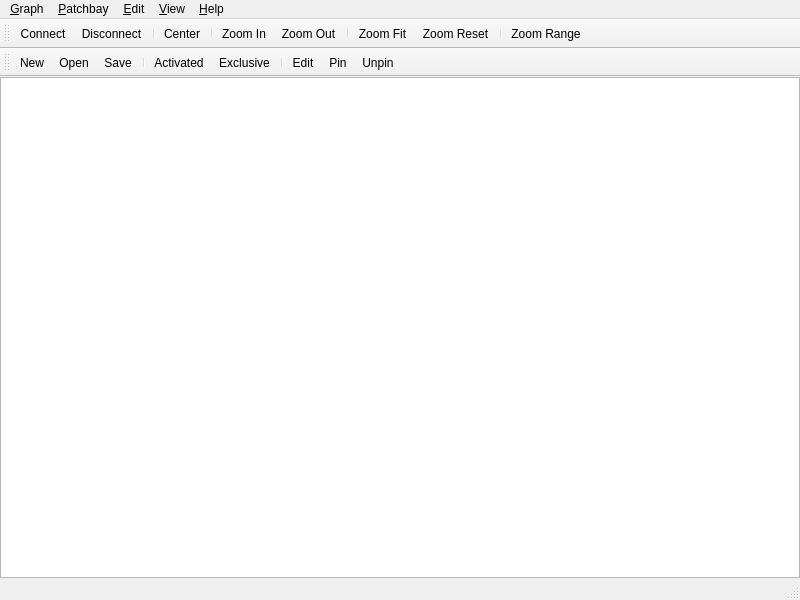
<?xml version="1.0" encoding="UTF-8"?>
<ui version="4.0">
 <author>rncbc aka Rui Nuno Capela</author>
 <comment>qpwgraph - A PipeWire Graph Qt GUI Interface

   Copyright (C) 2021-2025, rncbc aka Rui Nuno Capela. All rights reserved.

   This program is free software; you can redistribute it and/or
   modify it under the terms of the GNU General Public License
   as published by the Free Software Foundation; either version 2
   of the License, or (at your option) any later version.

   This program is distributed in the hope that it will be useful,
   but WITHOUT ANY WARRANTY; without even the implied warranty of
   MERCHANTABILITY or FITNESS FOR A PARTICULAR PURPOSE.  See the
   GNU General Public License for more details.

   You should have received a copy of the GNU General Public License along
   with this program; if not, write to the Free Software Foundation, Inc.,
   51 Franklin Street, Fifth Floor, Boston, MA 02110-1301 USA.

 </comment>
 <class>qpwgraph_main</class>
 <widget class="QMainWindow" name="qpwgraph_main">
  <property name="geometry">
   <rect>
    <x>0</x>
    <y>0</y>
    <width>800</width>
    <height>600</height>
   </rect>
  </property>
  <property name="windowTitle">
   <string>qpwgraph</string>
  </property>
  <property name="windowIcon">
   <iconset resource="qpwgraph.qrc">:/images/qpwgraph.svg</iconset>
  </property>
  <widget class="QWidget" name="MainCentralWidget">
   <layout class="QVBoxLayout">
    <property name="margin">
     <number>0</number>
    </property>
    <property name="spacing">
     <number>0</number>
    </property>
    <item>
     <widget class="qpwgraph_canvas" name="graphCanvas"/>
    </item>
   </layout>
  </widget>
  <widget class="QStatusBar" name="StatusBar"/>
  <widget class="QMenuBar" name="MenuBar">
   <property name="geometry">
    <rect>
     <x>0</x>
     <y>0</y>
     <width>800</width>
     <height>20</height>
    </rect>
   </property>
   <widget class="QMenu" name="graphMenu">
    <property name="title">
     <string>&amp;Graph</string>
    </property>
    <addaction name="graphConnectAction"/>
    <addaction name="graphDisconnectAction"/>
    <addaction name="separator"/>
    <addaction name="graphOptionsAction"/>
    <addaction name="separator"/>
    <addaction name="graphQuitAction"/>
   </widget>
   <widget class="QMenu" name="patchbayMenu">
    <property name="title">
     <string>&amp;Patchbay</string>
    </property>
    <widget class="QMenu" name="patchbayOpenRecentMenu">
     <property name="title">
      <string>Open &amp;Recent</string>
     </property>
    </widget>
    <addaction name="patchbayNewAction"/>
    <addaction name="separator"/>
    <addaction name="patchbayOpenAction"/>
    <addaction name="patchbayOpenRecentMenu"/>
    <addaction name="separator"/>
    <addaction name="patchbaySaveAction"/>
    <addaction name="patchbaySaveAsAction"/>
    <addaction name="separator"/>
    <addaction name="patchbayActivatedAction"/>
    <addaction name="patchbayExclusiveAction"/>
    <addaction name="separator"/>
    <addaction name="patchbayEditAction"/>
    <addaction name="patchbayPinAction"/>
    <addaction name="patchbayUnpinAction"/>
    <addaction name="separator"/>
    <addaction name="patchbayAutoPinAction"/>
    <addaction name="patchbayAutoDisconnectAction"/>
    <addaction name="separator"/>
    <addaction name="patchbayManageAction"/>
   </widget>
   <widget class="QMenu" name="editMenu">
    <property name="title">
     <string>&amp;Edit</string>
    </property>
    <addaction name="editSelectAllAction"/>
    <addaction name="editSelectNoneAction"/>
    <addaction name="editSelectInvertAction"/>
    <addaction name="separator"/>
    <addaction name="editSearchItemAction"/>
    <addaction name="editRenameItemAction"/>
    <addaction name="separator"/>
    <addaction name="editAppearanceAction"/>
   </widget>
   <widget class="QMenu" name="viewMenu">
    <property name="title">
     <string>&amp;View</string>
    </property>
    <widget class="QMenu" name="viewToolbarMenu">
     <property name="title">
      <string>&amp;Toolbar</string>
     </property>
     <addaction name="viewGraphToolbarAction"/>
     <addaction name="viewPatchbayToolbarAction"/>
    </widget>
    <widget class="QMenu" name="viewThumbviewMenu">
     <property name="title">
      <string>T&amp;humbview</string>
     </property>
     <property name="icon">
      <iconset resource="qpwgraph.qrc">:/images/viewThumbview.png</iconset>
     </property>
     <addaction name="viewThumbviewTopLeftAction"/>
     <addaction name="viewThumbviewTopRightAction"/>
     <addaction name="viewThumbviewBottomLeftAction"/>
     <addaction name="viewThumbviewBottomRightAction"/>
     <addaction name="separator"/>
     <addaction name="viewThumbviewNoneAction"/>
    </widget>
    <widget class="QMenu" name="viewZoomMenu">
     <property name="title">
      <string>&amp;Zoom</string>
     </property>
     <property name="icon">
      <iconset resource="qpwgraph.qrc">:/images/viewZoomTool.png</iconset>
     </property>
     <addaction name="viewZoomInAction"/>
     <addaction name="viewZoomOutAction"/>
     <addaction name="separator"/>
     <addaction name="viewZoomFitAction"/>
     <addaction name="viewZoomResetAction"/>
    </widget>
    <widget class="QMenu" name="viewColorsMenu">
     <property name="title">
      <string>Co&amp;lors</string>
     </property>
     <property name="icon">
      <iconset resource="qpwgraph.qrc">:/images/viewColors.png</iconset>
     </property>
     <addaction name="viewColorsPipewireAudioAction"/>
     <addaction name="viewColorsPipewireMidiAction"/>
     <addaction name="viewColorsPipewireVideoAction"/>
     <addaction name="viewColorsPipewireOtherAction"/>
     <addaction name="separator"/>
     <addaction name="viewColorsResetAction"/>
    </widget>
    <widget class="QMenu" name="viewSortMenu">
     <property name="title">
      <string>S&amp;ort</string>
     </property>
     <addaction name="viewSortPortNameAction"/>
     <addaction name="viewSortPortTitleAction"/>
     <addaction name="viewSortPortIndexAction"/>
     <addaction name="separator"/>
     <addaction name="viewSortAscendingAction"/>
     <addaction name="viewSortDescendingAction"/>
    </widget>
    <addaction name="viewMenubarAction"/>
    <addaction name="viewToolbarMenu"/>
    <addaction name="viewStatusbarAction"/>
    <addaction name="separator"/>
    <addaction name="viewThumbviewMenu"/>
    <addaction name="separator"/>
    <addaction name="viewTextBesideIconsAction"/>
    <addaction name="viewColorsMenu"/>
    <addaction name="viewSortMenu"/>
    <addaction name="separator"/>
    <addaction name="viewCenterAction"/>
    <addaction name="viewZoomMenu"/>
    <addaction name="viewZoomRangeAction"/>
    <addaction name="separator"/>
    <addaction name="viewRepelOverlappingNodesAction"/>
    <addaction name="viewConnectThroughNodesAction"/>
    <addaction name="separator"/>
    <addaction name="viewRefreshAction"/>
   </widget>
   <widget class="QMenu" name="helpMenu">
    <property name="title">
     <string>&amp;Help</string>
    </property>
    <addaction name="helpAboutAction"/>
    <addaction name="helpAboutQtAction"/>
   </widget>
   <addaction name="graphMenu"/>
   <addaction name="patchbayMenu"/>
   <addaction name="editMenu"/>
   <addaction name="viewMenu"/>
   <addaction name="separator"/>
   <addaction name="helpMenu"/>
  </widget>
  <widget class="QToolBar" name="graphToolbar">
   <property name="allowedAreas">
    <set>Qt::AllToolBarAreas</set>
   </property>
   <property name="orientation">
    <enum>Qt::Horizontal</enum>
   </property>
   <property name="toolButtonStyle">
    <enum>Qt::ToolButtonTextBesideIcon</enum>
   </property>
   <property name="floatable">
    <bool>true</bool>
   </property>
   <attribute name="toolBarArea">
    <enum>TopToolBarArea</enum>
   </attribute>
   <attribute name="toolBarBreak">
    <bool>false</bool>
   </attribute>
   <addaction name="graphConnectAction"/>
   <addaction name="graphDisconnectAction"/>
   <addaction name="separator"/>
   <addaction name="viewCenterAction"/>
   <addaction name="separator"/>
   <addaction name="viewZoomInAction"/>
   <addaction name="viewZoomOutAction"/>
   <addaction name="separator"/>
   <addaction name="viewZoomFitAction"/>
   <addaction name="viewZoomResetAction"/>
   <addaction name="separator"/>
   <addaction name="viewZoomRangeAction"/>
  </widget>
  <widget class="QToolBar" name="patchbayToolbar">
   <property name="allowedAreas">
    <set>Qt::AllToolBarAreas</set>
   </property>
   <property name="orientation">
    <enum>Qt::Horizontal</enum>
   </property>
   <property name="toolButtonStyle">
    <enum>Qt::ToolButtonTextBesideIcon</enum>
   </property>
   <property name="floatable">
    <bool>true</bool>
   </property>
   <attribute name="toolBarArea">
    <enum>TopToolBarArea</enum>
   </attribute>
   <attribute name="toolBarBreak">
    <bool>true</bool>
   </attribute>
   <addaction name="patchbayNewAction"/>
   <addaction name="patchbayOpenAction"/>
   <addaction name="patchbaySaveAction"/>
   <addaction name="separator"/>
   <addaction name="patchbayActivatedAction"/>
   <addaction name="patchbayExclusiveAction"/>
   <addaction name="separator"/>
   <addaction name="patchbayEditAction"/>
   <addaction name="patchbayPinAction"/>
   <addaction name="patchbayUnpinAction"/>
  </widget>
  <action name="graphConnectAction">
   <property name="icon">
    <iconset resource="qpwgraph.qrc">:/images/itemConnect.png</iconset>
   </property>
   <property name="text">
    <string>&amp;Connect</string>
   </property>
   <property name="iconText">
    <string>Connect</string>
   </property>
   <property name="toolTip">
    <string>Connect</string>
   </property>
   <property name="statusTip">
    <string>Connect selected ports</string>
   </property>
   <property name="shortcut">
    <string>Ctrl+C</string>
   </property>
  </action>
  <action name="graphDisconnectAction">
   <property name="icon">
    <iconset resource="qpwgraph.qrc">:/images/itemDisconnect.png</iconset>
   </property>
   <property name="text">
    <string>&amp;Disconnect</string>
   </property>
   <property name="iconText">
    <string>Disconnect</string>
   </property>
   <property name="toolTip">
    <string>Disconnect</string>
   </property>
   <property name="statusTip">
    <string>Disconnect selected ports</string>
   </property>
   <property name="shortcut">
    <string>Ctrl+D</string>
   </property>
  </action>
  <action name="graphOptionsAction">
   <property name="text">
    <string>&amp;Options...</string>
   </property>
   <property name="iconText">
    <string>Options</string>
   </property>
   <property name="toolTip">
    <string>Options</string>
   </property>
   <property name="statusTip">
    <string>Change general application program options</string>
   </property>
   <property name="shortcut">
    <string/>
   </property>
  </action>
  <action name="graphQuitAction">
   <property name="text">
    <string>&amp;Quit</string>
   </property>
   <property name="iconText">
    <string>Quit</string>
   </property>
   <property name="toolTip">
    <string>Quit</string>
   </property>
   <property name="statusTip">
    <string>Quit this application program</string>
   </property>
   <property name="shortcut">
    <string>Ctrl+Q</string>
   </property>
  </action>
  <action name="patchbayNewAction">
   <property name="icon">
    <iconset resource="qpwgraph.qrc">:/images/fileNew.png</iconset>
   </property>
   <property name="text">
    <string>&amp;New</string>
   </property>
   <property name="iconText">
    <string>New</string>
   </property>
   <property name="toolTip">
    <string>New patchbay</string>
   </property>
   <property name="statusTip">
    <string>New patchbay</string>
   </property>
   <property name="shortcut">
    <string>Ctrl+N</string>
   </property>
  </action>
  <action name="patchbayOpenAction">
   <property name="icon">
    <iconset resource="qpwgraph.qrc">:/images/fileOpen.png</iconset>
   </property>
   <property name="text">
    <string>&amp;Open...</string>
   </property>
   <property name="iconText">
    <string>Open</string>
   </property>
   <property name="toolTip">
    <string>Open patchbay</string>
   </property>
   <property name="statusTip">
    <string>Open patchbay</string>
   </property>
   <property name="shortcut">
    <string>Ctrl+O</string>
   </property>
  </action>
  <action name="patchbaySaveAction">
   <property name="icon">
    <iconset resource="qpwgraph.qrc">:/images/fileSave.png</iconset>
   </property>
   <property name="text">
    <string>&amp;Save</string>
   </property>
   <property name="iconText">
    <string>Save</string>
   </property>
   <property name="toolTip">
    <string>Save patchbay</string>
   </property>
   <property name="statusTip">
    <string>Save current patchbay</string>
   </property>
   <property name="shortcut">
    <string>Ctrl+S</string>
   </property>
  </action>
  <action name="patchbaySaveAsAction">
   <property name="text">
    <string>Save &amp;As...</string>
   </property>
   <property name="iconText">
    <string>Save As</string>
   </property>
   <property name="toolTip">
    <string>Save as</string>
   </property>
   <property name="statusTip">
    <string>Save current patchbay with another name</string>
   </property>
  </action>
  <action name="patchbayActivatedAction">
   <property name="checkable">
    <bool>true</bool>
   </property>
   <property name="icon">
    <iconset resource="qpwgraph.qrc">:/images/itemActivate.png</iconset>
   </property>
   <property name="text">
    <string>Act&amp;ivated</string>
   </property>
   <property name="iconText">
    <string>Activated</string>
   </property>
   <property name="toolTip">
    <string>Activated patchbay</string>
   </property>
   <property name="statusTip">
    <string>Activate current patchbay</string>
   </property>
   <property name="shortcut">
    <string/>
   </property>
  </action>
  <action name="patchbayExclusiveAction">
   <property name="checkable">
    <bool>true</bool>
   </property>
   <property name="icon">
    <iconset resource="qpwgraph.qrc">:/images/itemExclusive.png</iconset>
   </property>
   <property name="text">
    <string>E&amp;xclusive</string>
   </property>
   <property name="iconText">
    <string>Exclusive</string>
   </property>
   <property name="toolTip">
    <string>Exclusive patchbay</string>
   </property>
   <property name="statusTip">
    <string>Exclusive current patchbay</string>
   </property>
   <property name="shortcut">
    <string/>
   </property>
  </action>
  <action name="patchbayEditAction">
   <property name="checkable">
    <bool>true</bool>
   </property>
   <property name="icon">
    <iconset resource="qpwgraph.qrc">:/images/itemEdit.png</iconset>
   </property>
   <property name="text">
    <string>&amp;Edit</string>
   </property>
   <property name="iconText">
    <string>Edit</string>
   </property>
   <property name="toolTip">
    <string>Edit patchbay</string>
   </property>
   <property name="statusTip">
    <string>Edit current patchbay</string>
   </property>
   <property name="shortcut">
    <string/>
   </property>
  </action>
  <action name="patchbayPinAction">
   <property name="icon">
    <iconset resource="qpwgraph.qrc">:/images/itemPin.png</iconset>
   </property>
   <property name="text">
    <string>&amp;Pin</string>
   </property>
   <property name="iconText">
    <string>Pin</string>
   </property>
   <property name="toolTip">
    <string>Pin connection</string>
   </property>
   <property name="statusTip">
    <string>Pin connection to current patchbay</string>
   </property>
   <property name="shortcut">
    <string/>
   </property>
  </action>
  <action name="patchbayUnpinAction">
   <property name="icon">
    <iconset resource="qpwgraph.qrc">:/images/itemUnpin.png</iconset>
   </property>
   <property name="text">
    <string>&amp;Unpin</string>
   </property>
   <property name="iconText">
    <string>Unpin</string>
   </property>
   <property name="toolTip">
    <string>Unpin connection</string>
   </property>
   <property name="statusTip">
    <string>Unpin connection from current patchbay</string>
   </property>
   <property name="shortcut">
    <string/>
   </property>
  </action>
  <action name="patchbayAutoPinAction">
   <property name="checkable">
    <bool>true</bool>
   </property>
   <property name="text">
    <string>Au&amp;to Pin</string>
   </property>
   <property name="toolTip">
    <string>Auto pin connections</string>
   </property>
   <property name="statusTip">
    <string>Auto pin connections to current patchbay</string>
   </property>
   <property name="shortcut">
    <string/>
   </property>
  </action>
  <action name="patchbayAutoDisconnectAction">
   <property name="checkable">
    <bool>true</bool>
   </property>
   <property name="text">
    <string>Auto &amp;Disconnect</string>
   </property>
   <property name="toolTip">
    <string>Auto disconnect on deactivate</string>
   </property>
   <property name="statusTip">
    <string>Auto disconnect on deactivate current patchbay</string>
   </property>
   <property name="shortcut">
    <string/>
   </property>
  </action>
  <action name="patchbayManageAction">
   <property name="text">
    <string>&amp;Manage...</string>
   </property>
   <property name="toolTip">
    <string>Manage</string>
   </property>
   <property name="statusTip">
    <string>Manage current patchbay</string>
   </property>
   <property name="shortcut">
    <string/>
   </property>
  </action>
  <action name="editAppearanceAction">
   <property name="text">
    <string>&amp;Appearance...</string>
   </property>
   <property name="toolTip">
    <string>Appearance</string>
   </property>
   <property name="statusTip">
    <string>Manage appearance settings</string>
   </property>
   <property name="shortcut">
    <string/>
   </property>
  </action>
  <action name="editSelectAllAction">
   <property name="text">
    <string>Select &amp;All</string>
   </property>
   <property name="iconText">
    <string>Select All</string>
   </property>
   <property name="toolTip">
    <string>Select All</string>
   </property>
   <property name="statusTip">
    <string>Select All</string>
   </property>
   <property name="shortcut">
    <string>Ctrl+A</string>
   </property>
  </action>
  <action name="editSelectNoneAction">
   <property name="text">
    <string>Select &amp;None</string>
   </property>
   <property name="iconText">
    <string>Select None</string>
   </property>
   <property name="toolTip">
    <string>Select None</string>
   </property>
   <property name="statusTip">
    <string>Select None</string>
   </property>
   <property name="shortcut">
    <string>Ctrl+Shift+A</string>
   </property>
  </action>
  <action name="editSelectInvertAction">
   <property name="text">
    <string>Select &amp;Invert</string>
   </property>
   <property name="iconText">
    <string>Select Invert</string>
   </property>
   <property name="toolTip">
    <string>Select Invert</string>
   </property>
   <property name="statusTip">
    <string>Select Invert</string>
   </property>
   <property name="shortcut">
    <string>Ctrl+I</string>
   </property>
  </action>
  <action name="editRenameItemAction">
   <property name="icon">
    <iconset resource="qpwgraph.qrc">:/images/itemEdit.png</iconset>
   </property>
   <property name="text">
    <string>&amp;Rename...</string>
   </property>
   <property name="iconText">
    <string>Rename Item</string>
   </property>
   <property name="toolTip">
    <string>Rename item</string>
   </property>
   <property name="statusTip">
    <string>Rename item</string>
   </property>
   <property name="shortcut">
    <string>F2</string>
   </property>
  </action>
  <action name="editSearchItemAction">
   <property name="icon">
    <iconset resource="qpwgraph.qrc">:/images/itemFind.png</iconset>
   </property>
   <property name="text">
    <string>&amp;Find...</string>
   </property>
   <property name="iconText">
    <string>Find</string>
   </property>
   <property name="toolTip">
    <string>Find nodes</string>
   </property>
   <property name="statusTip">
    <string>Find nodes</string>
   </property>
   <property name="shortcut">
    <string>Ctrl+F</string>
   </property>
  </action>
  <action name="viewMenubarAction">
   <property name="checkable">
    <bool>true</bool>
   </property>
   <property name="text">
    <string>&amp;Menubar</string>
   </property>
   <property name="iconText">
    <string>Menubar</string>
   </property>
   <property name="toolTip">
    <string>Menubar</string>
   </property>
   <property name="statusTip">
    <string>Show/hide the main program window menubar</string>
   </property>
   <property name="shortcut">
    <string>Ctrl+M</string>
   </property>
  </action>
  <action name="viewGraphToolbarAction">
   <property name="checkable">
    <bool>true</bool>
   </property>
   <property name="text">
    <string>&amp;Graph</string>
   </property>
   <property name="iconText">
    <string>Graph Toolbar</string>
   </property>
   <property name="toolTip">
    <string>Graph toolbar</string>
   </property>
   <property name="statusTip">
    <string>Show/hide main program graph toolbar</string>
   </property>
  </action>
  <action name="viewPatchbayToolbarAction">
   <property name="checkable">
    <bool>true</bool>
   </property>
   <property name="text">
    <string>&amp;Patchbay</string>
   </property>
   <property name="iconText">
    <string>Patchbay Toolbar</string>
   </property>
   <property name="toolTip">
    <string>Patchbay toolbar</string>
   </property>
   <property name="statusTip">
    <string>Show/hide main program patchbay toolbar</string>
   </property>
  </action>
  <action name="viewStatusbarAction">
   <property name="checkable">
    <bool>true</bool>
   </property>
   <property name="text">
    <string>&amp;Statusbar</string>
   </property>
   <property name="iconText">
    <string>Statusbar</string>
   </property>
   <property name="toolTip">
    <string>Statusbar</string>
   </property>
   <property name="statusTip">
    <string>Show/hide the main program window statusbar</string>
   </property>
   <property name="shortcut">
    <string/>
   </property>
  </action>
  <action name="viewThumbviewTopLeftAction">
   <property name="checkable">
    <bool>true</bool>
   </property>
   <property name="text">
    <string>&amp;Top Left</string>
   </property>
   <property name="iconText">
    <string>Top left</string>
   </property>
   <property name="toolTip">
    <string>Top left</string>
   </property>
   <property name="statusTip">
    <string>Show the thumbnail overview on the top-left</string>
   </property>
   <property name="shortcut">
    <string/>
   </property>
  </action>
  <action name="viewThumbviewTopRightAction">
   <property name="checkable">
    <bool>true</bool>
   </property>
   <property name="text">
    <string>Top &amp;Right</string>
   </property>
   <property name="iconText">
    <string>Top Right</string>
   </property>
   <property name="toolTip">
    <string>Top right</string>
   </property>
   <property name="statusTip">
    <string>Show the thumbnail overview on the top-right</string>
   </property>
   <property name="shortcut">
    <string/>
   </property>
  </action>
  <action name="viewThumbviewBottomLeftAction">
   <property name="checkable">
    <bool>true</bool>
   </property>
   <property name="text">
    <string>Bottom &amp;Left</string>
   </property>
   <property name="iconText">
    <string>Bottom Left</string>
   </property>
   <property name="toolTip">
    <string>Bottom left</string>
   </property>
   <property name="statusTip">
    <string>Show the thumbnail overview on the bottom-left</string>
   </property>
   <property name="shortcut">
    <string/>
   </property>
  </action>
  <action name="viewThumbviewBottomRightAction">
   <property name="checkable">
    <bool>true</bool>
   </property>
   <property name="text">
    <string>&amp;Bottom Right</string>
   </property>
   <property name="iconText">
    <string>Bottom Right</string>
   </property>
   <property name="toolTip">
    <string>Bottom right</string>
   </property>
   <property name="statusTip">
    <string>Show the thumbnail overview on the bottom-right</string>
   </property>
   <property name="shortcut">
    <string/>
   </property>
  </action>
  <action name="viewThumbviewNoneAction">
   <property name="checkable">
    <bool>true</bool>
   </property>
   <property name="text">
    <string>&amp;None</string>
   </property>
   <property name="iconText">
    <string>None</string>
   </property>
   <property name="toolTip">
    <string>Hide thumbview</string>
   </property>
   <property name="statusTip">
    <string>Hide the thumbnail overview</string>
   </property>
   <property name="shortcut">
    <string/>
   </property>
  </action>
  <action name="viewTextBesideIconsAction">
   <property name="checkable">
    <bool>true</bool>
   </property>
   <property name="text">
    <string>Text Beside &amp;Icons</string>
   </property>
   <property name="iconText">
    <string>Text Beside Icons</string>
   </property>
   <property name="toolTip">
    <string>Text beside icons</string>
   </property>
   <property name="statusTip">
    <string>Show/hide text beside icons</string>
   </property>
  </action>
  <action name="viewCenterAction">
   <property name="icon">
    <iconset resource="qpwgraph.qrc">:/images/viewCenter.png</iconset>
   </property>
   <property name="text">
    <string>&amp;Center</string>
   </property>
   <property name="iconText">
    <string>Center</string>
   </property>
   <property name="toolTip">
    <string>Center</string>
   </property>
   <property name="statusTip">
    <string>Center view</string>
   </property>
   <property name="shortcut">
    <string/>
   </property>
  </action>
  <action name="viewRefreshAction">
   <property name="text">
    <string>&amp;Refresh</string>
   </property>
   <property name="iconText">
    <string>Refresh</string>
   </property>
   <property name="toolTip">
    <string>Refresh</string>
   </property>
   <property name="statusTip">
    <string>Refresh view</string>
   </property>
   <property name="shortcut">
    <string>F5</string>
   </property>
  </action>
  <action name="viewZoomInAction">
   <property name="icon">
    <iconset resource="qpwgraph.qrc">:/images/viewZoomIn.png</iconset>
   </property>
   <property name="text">
    <string>Zoom &amp;In</string>
   </property>
   <property name="iconText">
    <string>Zoom In</string>
   </property>
   <property name="toolTip">
    <string>Zoom In</string>
   </property>
   <property name="statusTip">
    <string>Zoom In</string>
   </property>
   <property name="shortcut">
    <string>Ctrl++</string>
   </property>
  </action>
  <action name="viewZoomOutAction">
   <property name="icon">
    <iconset resource="qpwgraph.qrc">:/images/viewZoomOut.png</iconset>
   </property>
   <property name="text">
    <string>Zoom &amp;Out</string>
   </property>
   <property name="iconText">
    <string>Zoom Out</string>
   </property>
   <property name="toolTip">
    <string>Zoom Out</string>
   </property>
   <property name="statusTip">
    <string>Zoom Out</string>
   </property>
   <property name="shortcut">
    <string>Ctrl+-</string>
   </property>
  </action>
  <action name="viewZoomFitAction">
   <property name="icon">
    <iconset resource="qpwgraph.qrc">:/images/viewZoomFit.png</iconset>
   </property>
   <property name="text">
    <string>Zoom &amp;Fit</string>
   </property>
   <property name="iconText">
    <string>Zoom Fit</string>
   </property>
   <property name="toolTip">
    <string>Zoom Fit</string>
   </property>
   <property name="statusTip">
    <string>Zoom Fit</string>
   </property>
   <property name="shortcut">
    <string>Ctrl+0</string>
   </property>
  </action>
  <action name="viewZoomResetAction">
   <property name="icon">
    <iconset resource="qpwgraph.qrc">:/images/viewZoomReset.png</iconset>
   </property>
   <property name="text">
    <string>Zoom &amp;Reset</string>
   </property>
   <property name="iconText">
    <string>Zoom Reset</string>
   </property>
   <property name="toolTip">
    <string>Zoom Reset</string>
   </property>
   <property name="statusTip">
    <string>Zoom Reset</string>
   </property>
   <property name="shortcut">
    <string>Ctrl+1</string>
   </property>
  </action>
  <action name="viewZoomRangeAction">
   <property name="checkable">
    <bool>true</bool>
   </property>
   <property name="icon">
    <iconset resource="qpwgraph.qrc">:/images/viewZoomRange.png</iconset>
   </property>
   <property name="text">
    <string>Zoom Rang&amp;e</string>
   </property>
   <property name="iconText">
    <string>Zoom Range</string>
   </property>
   <property name="toolTip">
    <string>Zoom Range</string>
   </property>
   <property name="statusTip">
    <string>Zoom Range</string>
   </property>
   <property name="shortcut">
    <string/>
   </property>
  </action>
  <action name="viewColorsPipewireAudioAction">
   <property name="text">
    <string>PipeWire &amp;Audio...</string>
   </property>
   <property name="iconText">
    <string>PipeWire Audio Color</string>
   </property>
   <property name="toolTip">
    <string>PipeWire Audio color</string>
   </property>
   <property name="statusTip">
    <string>PipeWire Audio color</string>
   </property>
   <property name="shortcut">
    <string/>
   </property>
  </action>
  <action name="viewColorsPipewireMidiAction">
   <property name="text">
    <string>PipeWire &amp;MIDI...</string>
   </property>
   <property name="iconText">
    <string>PipeWire MIDI Color</string>
   </property>
   <property name="toolTip">
    <string>PipeWire MIDI color</string>
   </property>
   <property name="statusTip">
    <string>PipeWire MIDI color</string>
   </property>
   <property name="shortcut">
    <string/>
   </property>
  </action>
  <action name="viewColorsPipewireVideoAction">
   <property name="text">
    <string>PipeWire &amp;Video...</string>
   </property>
   <property name="iconText">
    <string>PipeWire Video Color</string>
   </property>
   <property name="toolTip">
    <string>PipeWire Video color</string>
   </property>
   <property name="statusTip">
    <string>PipeWire Video color</string>
   </property>
   <property name="shortcut">
    <string/>
   </property>
  </action>
  <action name="viewColorsPipewireOtherAction">
   <property name="text">
    <string>PipeWire &amp;Other...</string>
   </property>
   <property name="iconText">
    <string>PipeWire Other Color</string>
   </property>
   <property name="toolTip">
    <string>PipeWire Other color</string>
   </property>
   <property name="statusTip">
    <string>PipeWire Other color</string>
   </property>
   <property name="shortcut">
    <string/>
   </property>
  </action>
  <action name="viewColorsAlsaMidiAction">
   <property name="text">
    <string>ALSA M&amp;IDI...</string>
   </property>
   <property name="iconText">
    <string>ALSA MIDI Color</string>
   </property>
   <property name="toolTip">
    <string>ALSA MIDI color</string>
   </property>
   <property name="statusTip">
    <string>ALSA MIDI color</string>
   </property>
   <property name="shortcut">
    <string/>
   </property>
  </action>
  <action name="viewColorsResetAction">
   <property name="text">
    <string>&amp;Reset</string>
   </property>
   <property name="iconText">
    <string>Reset Colors</string>
   </property>
   <property name="toolTip">
    <string>Reset colors</string>
   </property>
   <property name="statusTip">
    <string>Reset colors</string>
   </property>
   <property name="shortcut">
    <string/>
   </property>
  </action>
  <action name="viewSortPortNameAction">
   <property name="checkable">
    <bool>true</bool>
   </property>
   <property name="text">
    <string>Port &amp;Name</string>
   </property>
   <property name="toolTip">
    <string>Port name</string>
   </property>
   <property name="statusTip">
    <string>Sort by port name</string>
   </property>
   <property name="shortcut">
    <string/>
   </property>
  </action>
  <action name="viewSortPortTitleAction">
   <property name="checkable">
    <bool>true</bool>
   </property>
   <property name="text">
    <string>Port &amp;Title</string>
   </property>
   <property name="toolTip">
    <string>Port title</string>
   </property>
   <property name="statusTip">
    <string>Sort by port title</string>
   </property>
   <property name="shortcut">
    <string/>
   </property>
  </action>
  <action name="viewSortPortIndexAction">
   <property name="checkable">
    <bool>true</bool>
   </property>
   <property name="text">
    <string>Port &amp;Index</string>
   </property>
   <property name="toolTip">
    <string>Port index</string>
   </property>
   <property name="statusTip">
    <string>Sort by port index</string>
   </property>
   <property name="shortcut">
    <string/>
   </property>
  </action>
  <action name="viewSortAscendingAction">
   <property name="checkable">
    <bool>true</bool>
   </property>
   <property name="text">
    <string>&amp;Ascending</string>
   </property>
   <property name="toolTip">
    <string>Ascending</string>
   </property>
   <property name="statusTip">
    <string>Ascending sort order</string>
   </property>
   <property name="shortcut">
    <string/>
   </property>
  </action>
  <action name="viewSortDescendingAction">
   <property name="checkable">
    <bool>true</bool>
   </property>
   <property name="text">
    <string>&amp;Descending</string>
   </property>
   <property name="toolTip">
    <string>Descending</string>
   </property>
   <property name="statusTip">
    <string>Descending sort order</string>
   </property>
   <property name="shortcut">
    <string/>
   </property>
  </action>
  <action name="viewRepelOverlappingNodesAction">
   <property name="checkable">
    <bool>true</bool>
   </property>
   <property name="text">
    <string>Repel O&amp;verlapping Nodes</string>
   </property>
   <property name="iconText">
    <string>Repel Nodes</string>
   </property>
   <property name="toolTip">
    <string>Repel overlapping nodes</string>
   </property>
   <property name="statusTip">
    <string>Repel overlapping nodes</string>
   </property>
   <property name="shortcut">
    <string/>
   </property>
  </action>
  <action name="viewConnectThroughNodesAction">
   <property name="checkable">
    <bool>true</bool>
   </property>
   <property name="text">
    <string>Connect Thro&amp;ugh Nodes</string>
   </property>
   <property name="iconText">
    <string>Connect Through Nodes</string>
   </property>
   <property name="toolTip">
    <string>Connect through nodes</string>
   </property>
   <property name="statusTip">
    <string>Whether to draw connectors through or around nodes</string>
   </property>
   <property name="shortcut">
    <string/>
   </property>
  </action>
  <action name="helpAboutAction">
   <property name="text">
    <string>&amp;About...</string>
   </property>
   <property name="iconText">
    <string>About...</string>
   </property>
   <property name="toolTip">
    <string>About</string>
   </property>
   <property name="statusTip">
    <string>Show information about this application program</string>
   </property>
   <property name="shortcut">
    <string/>
   </property>
  </action>
  <action name="helpAboutQtAction">
   <property name="text">
    <string>About &amp;Qt...</string>
   </property>
   <property name="iconText">
    <string>About Qt...</string>
   </property>
   <property name="toolTip">
    <string>About Qt</string>
   </property>
   <property name="statusTip">
    <string>Show information about the Qt toolkit</string>
   </property>
   <property name="shortcut">
    <string/>
   </property>
  </action>
 </widget>
 <layoutdefault spacing="4" margin="4"/>
 <customwidgets>
  <customwidget>
   <class>qpwgraph_canvas</class>
   <extends>QGraphicsView</extends>
   <header>qpwgraph_canvas.h</header>
  </customwidget>
 </customwidgets>
 <resources>
  <include location="qpwgraph.qrc"/>
 </resources>
 <connections/>
</ui>
